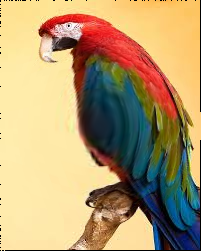

Write Python code to recreate this figure.
import math

from PIL import Image


def interpolate(start, end, percent):
    return (end - start) * percent + start

def interpolateRGB(start, end, percent):
    rStart = start[0]
    gStart = start[1]
    bStart = start[2]

    rEnd = end[0]
    gEnd = end[1]
    bEnd = end[2]

    r = interpolate(rStart, rEnd, percent)
    g = interpolate(gStart, gEnd, percent)
    b = interpolate(bStart, bEnd, percent)

    return r, g, b

def nnInterpolation(data, x, y):
    return data[math.floor(x), math.floor(y)]

def bilinearInterpolation(data, x, y):

    #Gather my pixels
    xStart = math.floor(x)
    xEnd = xStart + 1
    xPercent = x - xStart
    yStart = math.floor(y)
    yEnd = yStart + 1
    yPercent = y - yStart

    topLeft = data[int(xStart), int(yStart)]
    topRight = data[int(xEnd), int(yStart)]
    bottomLeft = data[int(xStart), int(yEnd)]
    bottomRight = data[int(xEnd), int(yEnd)]

    #Interpolate across the top
    top = interpolateRGB(topLeft, topRight, xPercent)

    #Interpolate axross the bottom
    bottom = interpolateRGB(bottomLeft, bottomRight, xPercent)

    #Interpolate vertically
    result = interpolateRGB(top, bottom, yPercent)

    #Return the result
    return (math.floor(result[0]), math.floor(result[1]), math.floor(result[2]))


if __name__ == '__main__':
    imageStart = Image.open("parrot.png")
    dataStart = imageStart.load()

    imageOut = Image.new("RGB", (imageStart.width, imageStart.height))
    dataOut = imageOut.load()

    minDimension = min(imageOut.width, imageOut.height)

    for row in range(imageOut.height):
        for col in range(imageOut.width):

            pixel = dataStart[col, row]

            colc = col - imageOut.width/2
            rowc = row - imageOut.height/2

            radius = math.sqrt(colc**2 + rowc**2)
            theta = math.atan2(rowc, colc)

            newRadius = (radius/(minDimension/2))**2

            if radius > minDimension/2:
                newRadius = radius/(minDimension/2)

            newCol = math.cos(theta)*newRadius*minDimension/2
            newRow = math.sin(theta)*newRadius*minDimension/2

            newCol += imageOut.width/2
            newRow += imageOut.height/2

            if newCol < 0 or newCol >= (imageOut.width - 1) or newRow < 0 or newRow >= (imageOut.height - 1):
                dataOut[col, row] = (0, 0, 0)
            else:
                dataOut[col, row] = bilinearInterpolation(dataStart, newCol, newRow)
                # dataOut[col, row] = dataStart[math.floor(newCol), math.floor(newRow)]

    imageOut.save("bulge.png")
